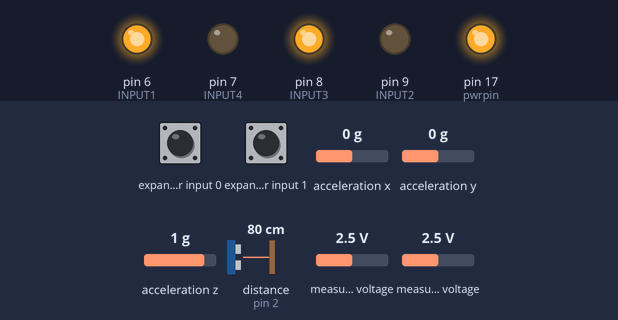
Bench run of a sketch on a simulated Arduino Uno, built with avr-gcc and run on an emulated ATmega328P. Shown: output pins drawn as LEDs (lit = HIGH). Wiring (inferred from the names in the program): ultrasonic range finder: trigger pin 3; echo pin 2; Wii Nunchuk at I2C address 0x52. Inputs (shaded band) come from the test bench; at power-on: distance to the obstacle (sensor on pin 2) 80 cm, expander input 0 HIGH, expander input 1 HIGH, acceleration x 0 g, acceleration y 0 g, acceleration z 1 g, measured voltage 2.5 V. The echo pulse lasts 58.3 µs per cm; pins used as bus, display or sensor lines are not drawn.

Above: at 1.3 s.
1.4 s: distance to the obstacle (sensor on pin 2) set to 22 cm
2.9 s: distance to the obstacle (sensor on pin 2) set to 17 cm
At 3.3 s:
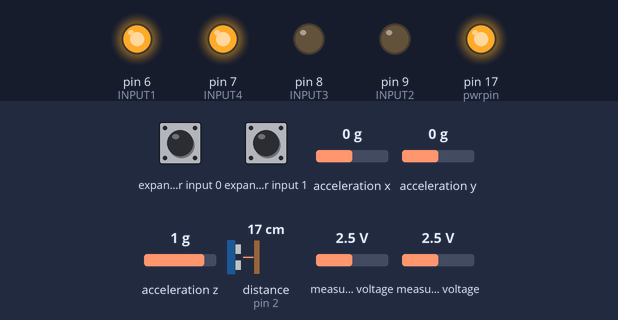
4.4 s: distance to the obstacle (sensor on pin 2) set to 35 cm
At 5.6 s:
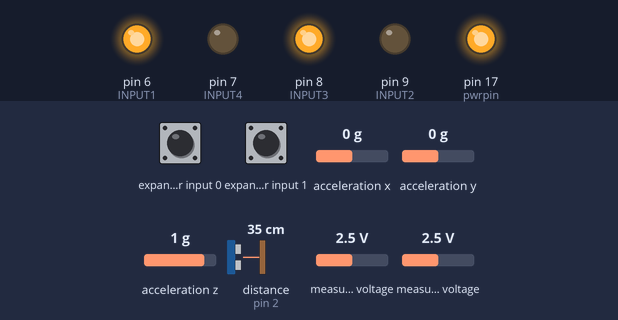
5.9 s: distance to the obstacle (sensor on pin 2) set to 2 cm
At 6.7 s:
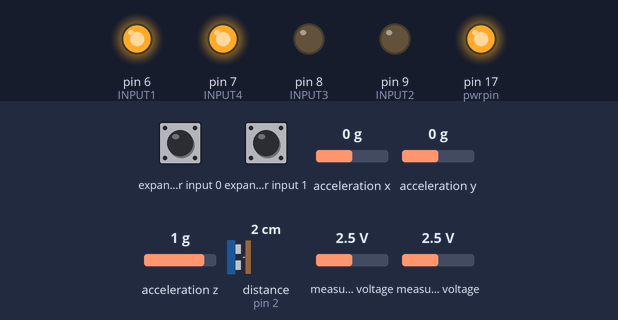
Timing chart, 0 to 8.4 s (numbered marks = the images above; inputs shaded):
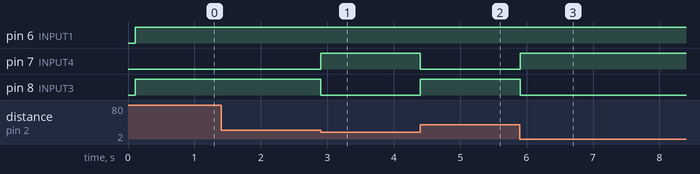

Measured:
- the behaviour switches between 20 and 19 cm on distance to the obstacle (sensor on pin 2) (found by bisection; images 0 and 1)
- after the input at 1.4 s, every drawn part: stays the same
- after the input at 2.9 s, pin 7 (INPUT4): LOW → HIGH at once; pin 8 (INPUT3): HIGH → LOW at once
- after the input at 4.4 s, pin 7 (INPUT4): HIGH → LOW at once; pin 8 (INPUT3): LOW → HIGH at once
- after the input at 5.9 s, pin 7 (INPUT4): LOW → HIGH at once; pin 8 (INPUT3): HIGH → LOW at once

The sketch:

RemoteControlled.ino
```cpp
#include <Wire.h>
#include <math.h>
#include "WiiChuck.h"

#define ECHOPIN 2                            // Pin to receive echo pulse
#define TRIGPIN 3                            // Pin to send trigger pulse
#define INPUT1 6
#define INPUT2 9
#define INPUT3 8
#define INPUT4 7

#define MAXANGLE 90
#define MINANGLE -90


WiiChuck chuck = WiiChuck();
int angleStart, currentAngle;
int tillerStart = 0;
double angle;

enum commands {
  STOP,
  FORWARD,
  BACKWARD,
  CLOCKWISE,
  COUNTERCLOCKWISE
};

void setup() {
  Serial.begin(9600);
  chuck.begin();
  chuck.update();

  pinMode(INPUT1, OUTPUT);
  pinMode(INPUT2, OUTPUT);
  pinMode(INPUT3, OUTPUT);
  pinMode(INPUT4, OUTPUT);

  pinMode(ECHOPIN, INPUT);
  pinMode(TRIGPIN, OUTPUT);

}

void stopCar(){
  digitalWrite(INPUT1, LOW);
  digitalWrite(INPUT2, LOW);
  digitalWrite(INPUT3, LOW);
  digitalWrite(INPUT4, LOW);
}

void forward(){
  digitalWrite(INPUT1, HIGH);
  digitalWrite(INPUT2, LOW);
  digitalWrite(INPUT3, HIGH);
  digitalWrite(INPUT4, LOW);
}

void backward(){
  digitalWrite(INPUT1, LOW);
  digitalWrite(INPUT2, HIGH);
  digitalWrite(INPUT3, LOW);
  digitalWrite(INPUT4, HIGH);
}

void counterclockwise(){
  digitalWrite(INPUT1, LOW);
  digitalWrite(INPUT2, HIGH);
  digitalWrite(INPUT3, HIGH);
  digitalWrite(INPUT4, LOW);
}

void clockwise(){
  digitalWrite(INPUT1, HIGH);
  digitalWrite(INPUT2, LOW);
  digitalWrite(INPUT3, LOW);
  digitalWrite(INPUT4, HIGH);
}

void doCommand(int command){
  switch(command) {
    case STOP:
      stopCar();
      break;
    case FORWARD:
      forward();
      break;
    case BACKWARD:
      backward();
      break;
    case CLOCKWISE:
      clockwise();
      break;
    case COUNTERCLOCKWISE:
      counterclockwise();
      break;
  }
}

void serial(){
  if (Serial.available() > 0) {
    int byteRead = Serial.read();
    doCommand(byteRead);
  }
}

void numChuck(){
  chuck.update();
  int y = (int)chuck.readJoyY();
  int x = (int)chuck.readJoyX();
  int command = 0;
  if(y>100){
    forward();
    command = 1;
  }else if(y<-100){
    backward();
    command = 1;
  }
  if(x>100){
   clockwise();
   command = 1;
  }else if(x<-100){
    counterclockwise();
    command = 1;
  }
  if(!command)
    stopCar();
  Serial.println();
}

void test(){
  forward();
  delay(1000);
  clockwise();
  delay(1000);
  forward();
  delay(1000);
  backward();
  delay(1000);
  counterclockwise();
  delay(1000);
  backward();
  delay(1000);
  stopCar();
  delay(1000);
}

int calculateDistance(){
  digitalWrite(TRIGPIN, LOW);                   // Set the trigger pin to low for 2uS
  delayMicroseconds(2);
  digitalWrite(TRIGPIN, HIGH);                  // Send a 10uS high to trigger ranging
  delayMicroseconds(10);
  digitalWrite(TRIGPIN, LOW);                   // Send pin low again
  int distance = pulseIn(ECHOPIN, HIGH);        // Read in times pulse
  return distance/58;                        // Calculate distance from time of pulse
}

void wallHugger(){
  int distance = calculateDistance();
  if(distance < 20)
    clockwise();
  else
    forward();
}

void loop() {
  wallHugger();
  //test();
}
```

WiiChuck.h
```cpp
/*
 * Nunchuck -- Use a Wii Nunchuck
 * Tim Hirzel http://www.growdown.com
 *
 notes on Wii Nunchuck Behavior.
 This library provides an improved derivation of rotation angles from the nunchuck accelerometer data.
 The biggest different over existing libraries (that I know of ) is the full 360 degrees of Roll data
 from teh combination of the x and z axis accelerometer data using the math library atan2.

 It is accurate with 360 degrees of roll (rotation around axis coming out of the c button, the front of the wii),
 and about 180 degrees of pitch (rotation about the axis coming out of the side of the wii).  (read more below)

 In terms of mapping the wii position to angles, its important to note that while the Nunchuck
 sense Pitch, and Roll, it does not sense Yaw, or the compass direction.  This creates an important
 disparity where the nunchuck only works within one hemisphere.  At a result, when the pitch values are
 less than about 10, and greater than about 170, the Roll data gets very unstable.  essentially, the roll
 data flips over 180 degrees very quickly.   To understand this property better, rotate the wii around the
 axis of the joystick.  You see the sensor data stays constant (with noise).  Because of this, it cant know
 the difference between arriving upside via 180 degree Roll, or 180 degree pitch.  It just assumes its always
 180 roll.


 *
 * This file is an adaptation of the code by these authors:
 * Tod E. Kurt, http://todbot.com/blog/
 *
 * The Wii Nunchuck reading code is taken from Windmeadow Labs
 * http://www.windmeadow.com/node/42
 *
 * Conversion to Arduino 1.0 by Danjovic
 * http://hotbit.blogspot.com
 *
 * Included the Fix from Martin Peris by Leopold Klimesch
 * http://blog.martinperis.com/2011/04/arduino-wiichuck.html
 *
 *
 */

#ifndef WiiChuck_h
#define WiiChuck_h

#include "Arduino.h"
#include <Wire.h>
#include <math.h>


// these may need to be adjusted for each nunchuck for calibration
#define ZEROX 510
#define ZEROY 490
#define ZEROZ 460
#define RADIUS 210  // probably pretty universal

#define DEFAULT_ZERO_JOY_X 124
#define DEFAULT_ZERO_JOY_Y 132

//Set the power pins for the wiichuck, otherwise it will not be powered up
#define pwrpin PORTC3
#define gndpin PORTC2


class WiiChuck {
    private:
        uint8_t cnt;
        uint8_t status[6];              // array to store wiichuck output
        uint8_t averageCounter;
        //int accelArray[3][AVERAGE_N];  // X,Y,Z
        int i;
        int total;
        uint8_t zeroJoyX;   // these are about where mine are
        uint8_t zeroJoyY; // use calibrateJoy when the stick is at zero to correct
        int lastJoyX;
        int lastJoyY;
        int angles[3];

        bool lastZ, lastC;


    public:

        uint8_t joyX;
        uint8_t joyY;
        bool buttonZ;
        bool buttonC;
        void begin()
        {
			//Set power pinds
            DDRC |= _BV(pwrpin) | _BV(gndpin);

            PORTC &=~ _BV(gndpin);

            PORTC |=  _BV(pwrpin);

            delay(100);  // wait for things to stabilize


            //send initialization handshake
            Wire.begin();
            cnt = 0;
            averageCounter = 0;
            // instead of the common 0x40 -> 0x00 initialization, we
            // use 0xF0 -> 0x55 followed by 0xFB -> 0x00.
            // this lets us use 3rd party nunchucks (like cheap $4 ebay ones)
            // while still letting us use official oness.
            // only side effect is that we no longer need to decode bytes in _nunchuk_decode_byte
            // see http://www.arduino.cc/cgi-bin/yabb2/YaBB.pl?num=1264805255
            //
            Wire.beginTransmission(0x52);       // device address
            Wire.write(0xF0);
            Wire.write(0x55);
            Wire.endTransmission();
            delay(1);
            Wire.beginTransmission(0x52);
            Wire.write(0xFB);

            Wire.write(0x01);
            Wire.write((uint8_t)0x00);

            Wire.endTransmission();
            update();
            for (i = 0; i<3;i++) {
                angles[i] = 0;
            }
            zeroJoyX = DEFAULT_ZERO_JOY_X;
            zeroJoyY = DEFAULT_ZERO_JOY_Y;
        }


        void calibrateJoy() {
            zeroJoyX = joyX;
            zeroJoyY = joyY;
        }

        void update() {

            Wire.requestFrom (0x52, 6); // request data from nunchuck
            while (Wire.available ()) {
                // receive byte as an integer
                status[cnt] = _nunchuk_decode_byte (Wire.read()); //
                cnt++;
            }
            if (cnt > 5) {
                lastZ = buttonZ;
                lastC = buttonC;
                lastJoyX = readJoyX();
                lastJoyY = readJoyY();
                //averageCounter ++;
                //if (averageCounter >= AVERAGE_N)
                //    averageCounter = 0;

                cnt = 0;
                joyX = (status[0]);
                joyY = (status[1]);
                for (i = 0; i < 3; i++)
                    //accelArray[i][averageCounter] = ((int)status[i+2] << 2) + ((status[5] & (B00000011 << ((i+1)*2) ) >> ((i+1)*2)));
                    angles[i] = (status[i+2] << 2) + ((status[5] & (B00000011 << ((i+1)*2) ) >> ((i+1)*2)));

                //accelYArray[averageCounter] = ((int)status[3] << 2) + ((status[5] & B00110000) >> 4);
                //accelZArray[averageCounter] = ((int)status[4] << 2) + ((status[5] & B11000000) >> 6);

                buttonZ = !( status[5] & B00000001);
                buttonC = !((status[5] & B00000010) >> 1);
                _send_zero(); // send the request for next bytes

            }
        }


    // UNCOMMENT FOR DEBUGGING
    //byte * getStatus() {
    //    return status;
    //}

    float readAccelX() {
       // total = 0; // accelArray[xyz][averageCounter] * FAST_WEIGHT;
        return (float)angles[0] - ZEROX;
    }
    float readAccelY() {
        // total = 0; // accelArray[xyz][averageCounter] * FAST_WEIGHT;
        return (float)angles[1] - ZEROY;
    }
    float readAccelZ() {
        // total = 0; // accelArray[xyz][averageCounter] * FAST_WEIGHT;
        return (float)angles[2] - ZEROZ;
    }

    bool zPressed() {
        return (buttonZ && ! lastZ);
    }
    bool cPressed() {
        return (buttonC && ! lastC);
    }

    // for using the joystick like a directional button
    bool rightJoy(int thresh=60) {
        return (readJoyX() > thresh and lastJoyX <= thresh);
    }

    // for using the joystick like a directional button
    bool leftJoy(int thresh=60) {
        return (readJoyX() < -thresh and lastJoyX >= -thresh);
    }


    int readJoyX() {
        return (int) joyX - zeroJoyX;
    }

    int readJoyY() {
        return (int)joyY - zeroJoyY;
    }


    // R, the radius, generally hovers around 210 (at least it does with mine)
   // int R() {
   //     return sqrt(readAccelX() * readAccelX() +readAccelY() * readAccelY() + readAccelZ() * readAccelZ());
   // }


    // returns roll degrees
    int readRoll() {
        return (int)(atan2(readAccelX(),readAccelZ())/ M_PI * 180.0);
    }

    // returns pitch in degrees
    int readPitch() {
        return (int) (acos(readAccelY()/RADIUS)/ M_PI * 180.0);  // optionally swap 'RADIUS' for 'R()'
    }

    private:
        uint8_t _nunchuk_decode_byte (uint8_t x)
        {
            //decode is only necessary with certain initializations
            //x = (x ^ 0x17) + 0x17;
            return x;
        }

        void _send_zero()
        {
            Wire.beginTransmission (0x52);      // transmit to device 0x52
            Wire.write ((uint8_t)0x00);         // sends one byte
            Wire.endTransmission ();    // stop transmitting
        }

};


#endif
```
